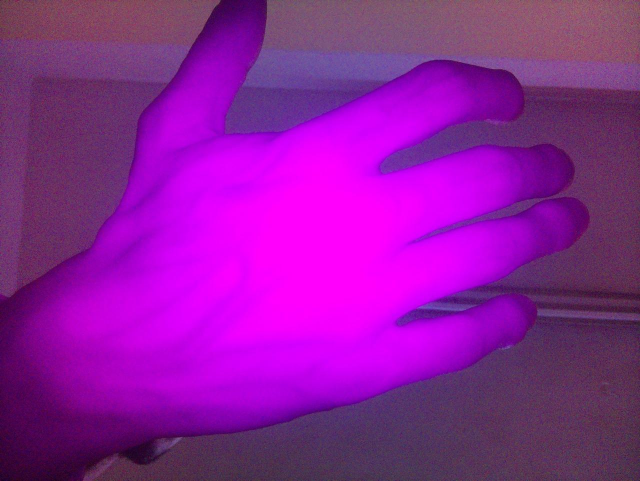
#> input picture code/image-processing/sample_image_01.jpeg, 1280 x 961 px (shown at 1/2 size)
$ python -i nir_enhancer.py   (imports and definitions only)
#> lines starting #> are read from the running program, lines starting #| are printed output that depends on the picture
#> further down, picture is the input picture: shape (961, 1280, 3); mean B, G, R 155.7, 28, 141.8
import cv2
import numpy as np
import matplotlib.pyplot as plt
from skimage import exposure
from skimage.util import img_as_ubyte
import os
import time
from datetime import datetime
import tkinter as tk
from tkinter import filedialog, ttk, messagebox
from PIL import Image, ImageTk
import threading
import io
from rembg import remove

class CombinedImageProcessor:
    def __init__(self):
        self.image = None
        self.enhanced_image = None
        self.original_image = None
        self.background_removed_image = None
        self.contrast_limit = 15
        self.num_clusters = 4
        self.mode = 0
        self.save_count = 0

    # [64 lines left out: functions load_image, remove_background, enhance_nir_basic, not called in this run]

    def enhance_nir_advanced(self, img):
        """Advanced NIR enhancement with bilateral filtering and sharpening"""
        # Convert to grayscale if it's not already
        if len(img.shape) == 3:
            gray = cv2.cvtColor(img, cv2.COLOR_BGR2GRAY)
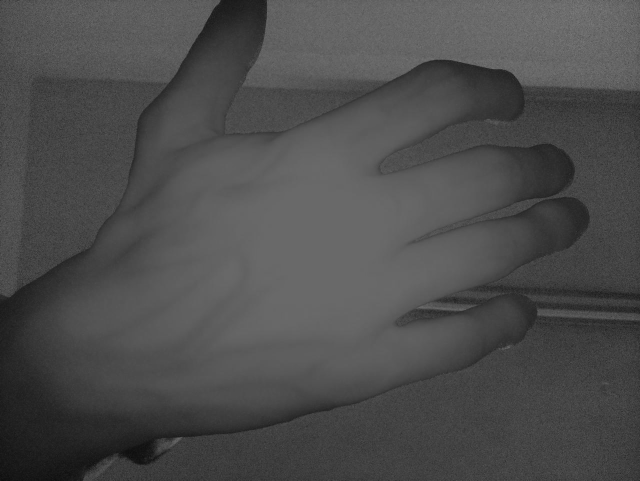
#> gray: shape (961, 1280) (shown at 1/2 size); min 10, max 139, mean 76.6
        else:
            gray = img.copy()

        # Apply contrast stretching
        p2, p98 = np.percentile(gray, (2, 98))
#> p2 = 33; p98 = 107
        stretched = exposure.rescale_intensity(gray, in_range=(p2, p98))
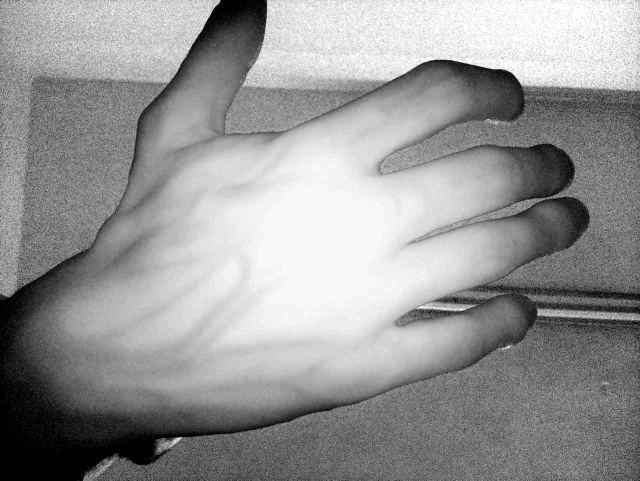
#> stretched: shape (961, 1280) (shown at 1/2 size); min 0, max 255, mean 150

        # Convert to uint8 for OpenCV functions
        stretched = img_as_ubyte(stretched)

        # Apply bilateral filter to reduce noise while preserving edges
        bilateral = cv2.bilateralFilter(stretched, 9, 75, 75)

        # Apply CLAHE with user-controlled clip limit
        clahe = cv2.createCLAHE(clipLimit=self.contrast_limit, tileGridSize=(16, 16))
        clahe_applied = clahe.apply(bilateral)
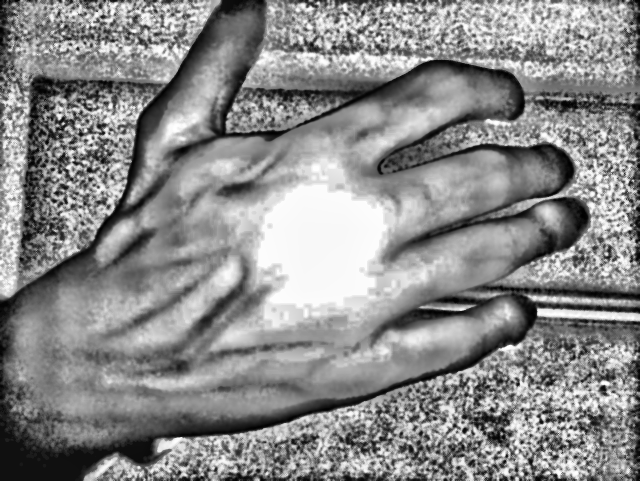
#> clahe_applied: shape (961, 1280) (shown at 1/2 size); min 0, max 255, mean 138.3

        # Apply unsharp masking for edge enhancement
        gaussian = cv2.GaussianBlur(clahe_applied, (0, 0), 3)
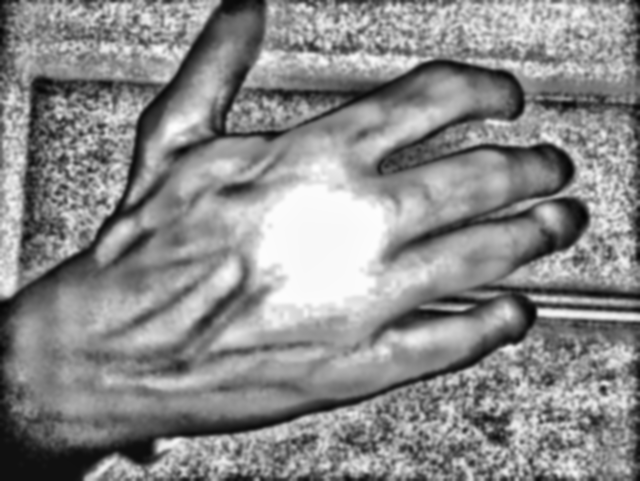
#> gaussian: shape (961, 1280) (shown at 1/2 size); min 3, max 253, mean 138.4
        sharpened = cv2.addWeighted(clahe_applied, 1.5, gaussian, -0.5, 0)

        return sharpened

    # [132 lines left out: functions segment_nir, nir_false_color, process_image, save_image, plot_histogram, not called in this run]

class CombinedAppGUI:
    # [245 lines left out: functions __init__, setup_image_display, setup_controls, open_image, load_image_thread, process_image and 5 more, not called in this run]

    def on_mode_change(self, event):
        mode_index = self.mode_combo.current()
        self.processor.mode = mode_index

    def on_contrast_change(self, event):
        self.processor.contrast_limit = self.contrast_var.get()

    def on_clusters_change(self, event):
        self.processor.num_clusters = self.clusters_var.get()

# [4 lines left out: function main, not called in this run]

# [2 lines not run here, left out]

>>> import cv2
>>> picture = cv2.imread('sample_image_01.jpeg')
>>> result = CombinedImageProcessor().enhance_nir_advanced(picture)

$ run again, on code/image-processing/sample_image_02.jpeg
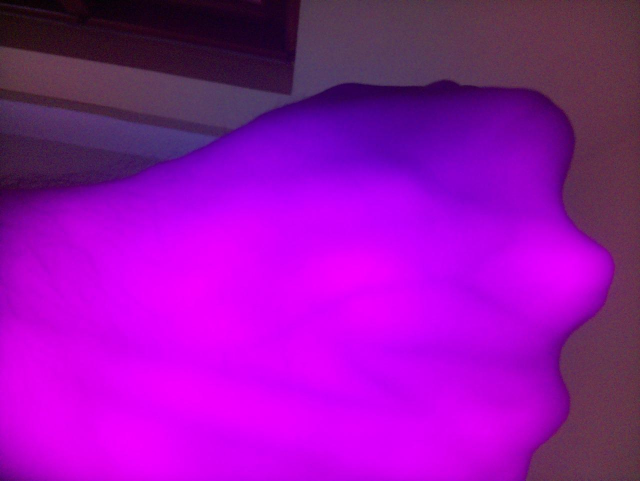
#> input picture code/image-processing/sample_image_02.jpeg, 1280 x 961 px (shown at 1/2 size)
#> picture is the input picture: shape (961, 1280, 3); mean B, G, R 173.5, 14.4, 149.6
#> in enhance_nir_advanced, `gray = cv2.cvtColor(img, cv2.COLOR_BGR2GRAY)`:
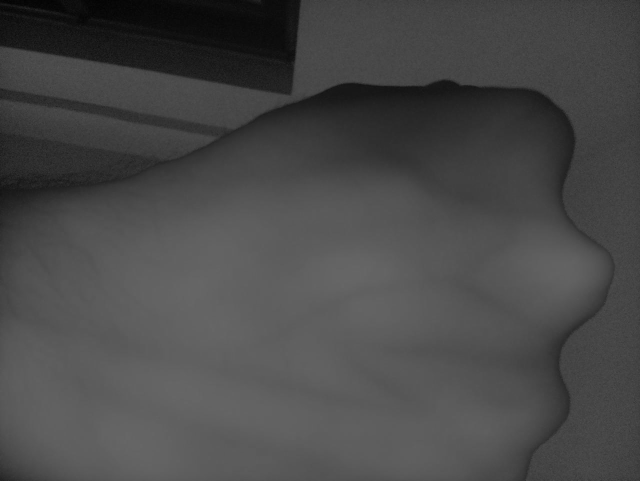
#> gray: shape (961, 1280) (shown at 1/2 size); min 1, max 102, mean 73
#> p2 = 13; p98 = 100
#> in enhance_nir_advanced, `clahe_applied = clahe.apply(bilateral)`:
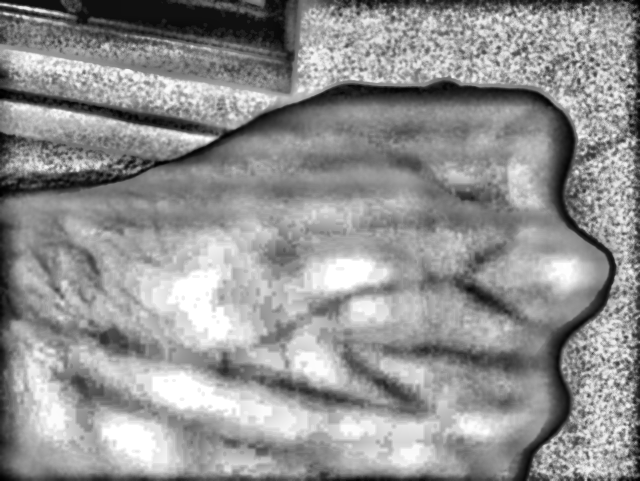
#> clahe_applied: shape (961, 1280) (shown at 1/2 size); min 0, max 255, mean 145.9

$ run again, on code/image-processing/sample_image_03.jpeg
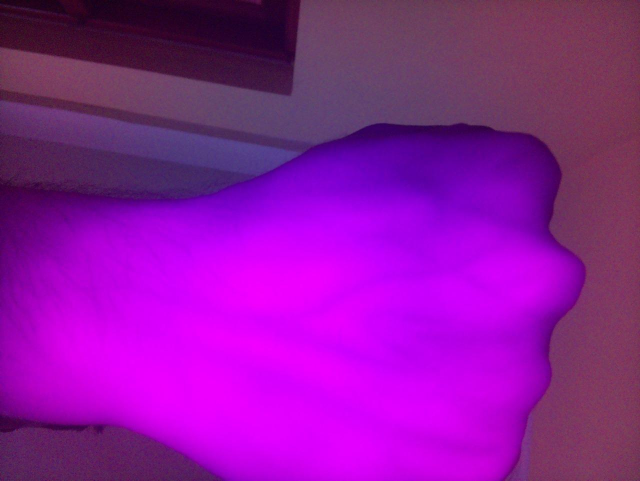
#> input picture code/image-processing/sample_image_03.jpeg, 1280 x 961 px (shown at 1/2 size)
#> picture is the input picture: shape (961, 1280, 3); mean B, G, R 159.3, 21.9, 142.2
#> in enhance_nir_advanced, `gray = cv2.cvtColor(img, cv2.COLOR_BGR2GRAY)`:
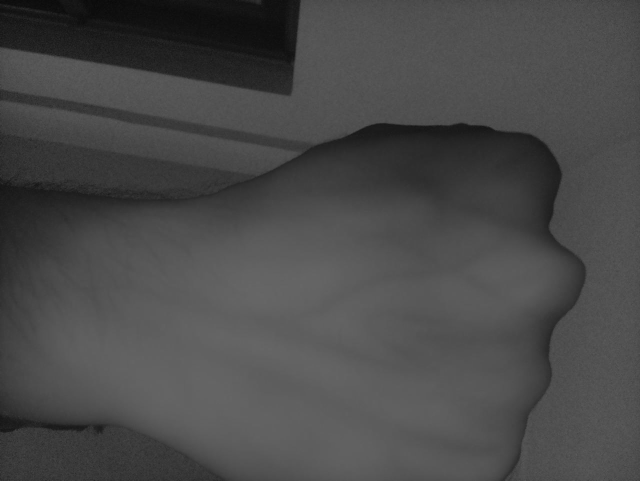
#> gray: shape (961, 1280) (shown at 1/2 size); min 8, max 102, mean 73.5
#> p2 = 18; p98 = 99
#> in enhance_nir_advanced, `gaussian = cv2.GaussianBlur(clahe_applied, (0, 0), 3)`:
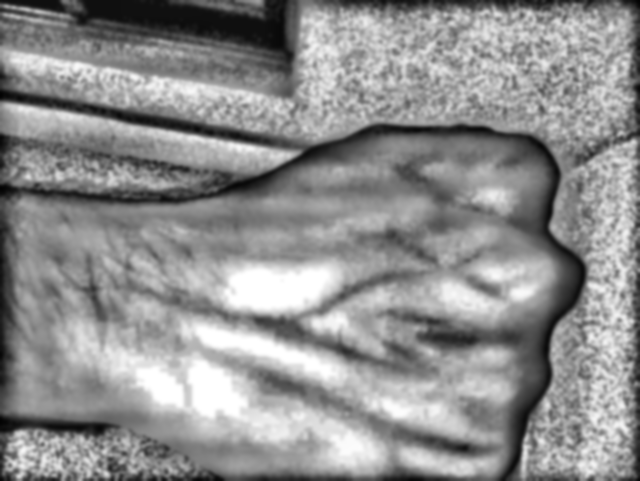
#> gaussian: shape (961, 1280) (shown at 1/2 size); min 2, max 255, mean 143.1

$ run again, on code/image-processing/sample_image_04.jpeg
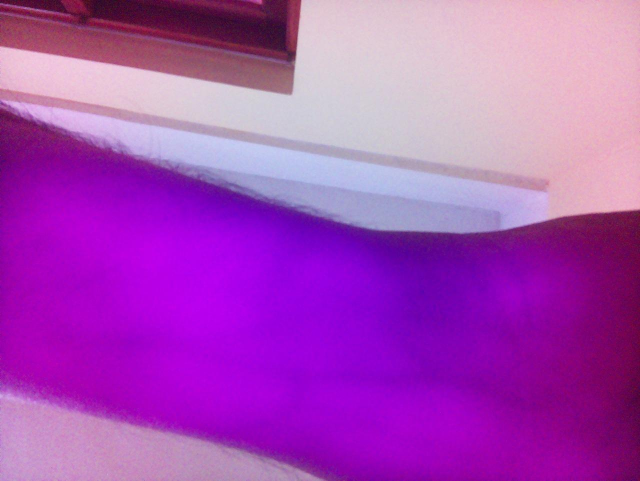
#> input picture code/image-processing/sample_image_04.jpeg, 1280 x 961 px (shown at 1/2 size)
#> picture is the input picture: shape (961, 1280, 3); mean B, G, R 183.3, 74.5, 168.9
#> in enhance_nir_advanced, `gray = cv2.cvtColor(img, cv2.COLOR_BGR2GRAY)`:
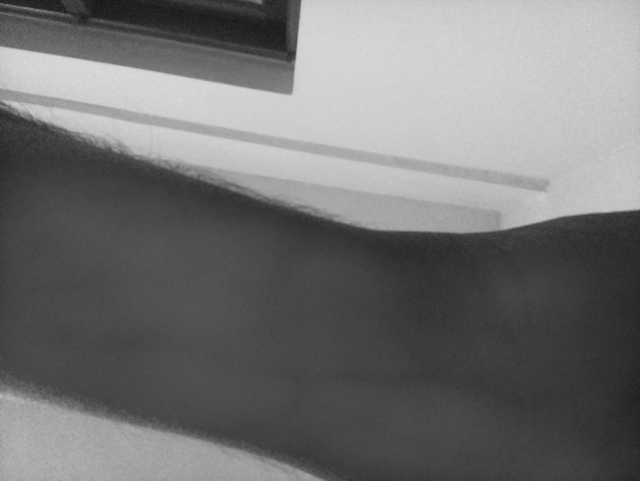
#> gray: shape (961, 1280) (shown at 1/2 size); min 14, max 221, mean 115.1
#> p2 = 41; p98 = 211
#> in enhance_nir_advanced, `clahe_applied = clahe.apply(bilateral)`:
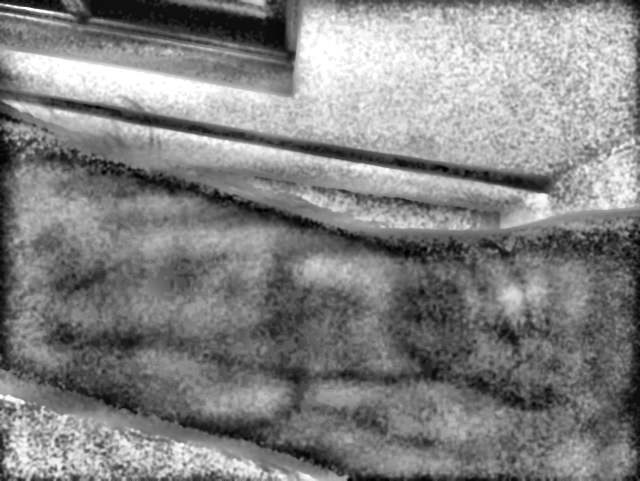
#> clahe_applied: shape (961, 1280) (shown at 1/2 size); min 0, max 255, mean 130.8
